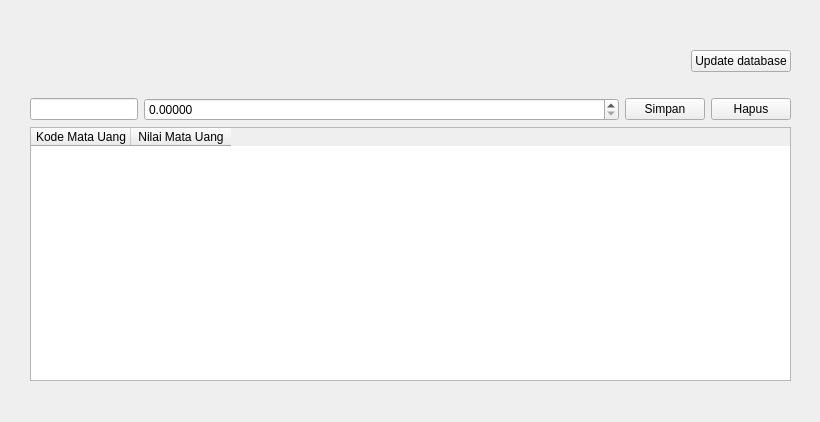
<?xml version="1.0" encoding="UTF-8"?>
<ui version="4.0">
 <class>TableWidget</class>
 <widget class="QWidget" name="TableWidget">
  <property name="geometry">
   <rect>
    <x>0</x>
    <y>0</y>
    <width>820</width>
    <height>422</height>
   </rect>
  </property>
  <property name="sizePolicy">
   <sizepolicy hsizetype="Preferred" vsizetype="Preferred">
    <horstretch>0</horstretch>
    <verstretch>0</verstretch>
   </sizepolicy>
  </property>
  <property name="windowTitle">
   <string>Currencies Data</string>
  </property>
  <widget class="QWidget" name="verticalLayoutWidget">
   <property name="geometry">
    <rect>
     <x>30</x>
     <y>50</y>
     <width>761</width>
     <height>331</height>
    </rect>
   </property>
   <layout class="QVBoxLayout" name="verticalLayout">
    <item>
     <layout class="QHBoxLayout" name="horizontalLayout_4">
      <item>
       <spacer name="horizontalSpacer">
        <property name="orientation">
         <enum>Qt::Horizontal</enum>
        </property>
        <property name="sizeHint" stdset="0">
         <size>
          <width>40</width>
          <height>20</height>
         </size>
        </property>
       </spacer>
      </item>
      <item>
       <widget class="QPushButton" name="btUpdateDB">
        <property name="text">
         <string>Update database</string>
        </property>
       </widget>
      </item>
     </layout>
    </item>
    <item>
     <spacer name="verticalSpacer">
      <property name="orientation">
       <enum>Qt::Vertical</enum>
      </property>
      <property name="sizeType">
       <enum>QSizePolicy::Fixed</enum>
      </property>
      <property name="sizeHint" stdset="0">
       <size>
        <width>20</width>
        <height>20</height>
       </size>
      </property>
     </spacer>
    </item>
    <item>
     <layout class="QHBoxLayout" name="horizontalLayout">
      <item>
       <widget class="QLineEdit" name="tfCurrencyCode">
        <property name="sizePolicy">
         <sizepolicy hsizetype="Fixed" vsizetype="Fixed">
          <horstretch>0</horstretch>
          <verstretch>0</verstretch>
         </sizepolicy>
        </property>
        <property name="minimumSize">
         <size>
          <width>50</width>
          <height>0</height>
         </size>
        </property>
       </widget>
      </item>
      <item>
       <widget class="QDoubleSpinBox" name="tfCurrencyValue">
        <property name="minimumSize">
         <size>
          <width>150</width>
          <height>0</height>
         </size>
        </property>
        <property name="decimals">
         <number>5</number>
        </property>
        <property name="maximum">
         <double>9999999.990000000223517</double>
        </property>
       </widget>
      </item>
      <item>
       <widget class="QPushButton" name="btSave">
        <property name="sizePolicy">
         <sizepolicy hsizetype="Fixed" vsizetype="Fixed">
          <horstretch>0</horstretch>
          <verstretch>0</verstretch>
         </sizepolicy>
        </property>
        <property name="text">
         <string>Simpan</string>
        </property>
       </widget>
      </item>
      <item>
       <widget class="QPushButton" name="btDelete">
        <property name="sizePolicy">
         <sizepolicy hsizetype="Fixed" vsizetype="Fixed">
          <horstretch>0</horstretch>
          <verstretch>0</verstretch>
         </sizepolicy>
        </property>
        <property name="text">
         <string>Hapus</string>
        </property>
       </widget>
      </item>
     </layout>
    </item>
    <item>
     <widget class="QTableWidget" name="tableWidget">
      <column>
       <property name="text">
        <string>Kode Mata Uang</string>
       </property>
      </column>
      <column>
       <property name="text">
        <string>Nilai Mata Uang</string>
       </property>
      </column>
     </widget>
    </item>
   </layout>
  </widget>
 </widget>
 <resources/>
 <connections/>
</ui>
